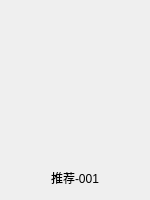
<?xml version="1.0" encoding="UTF-8"?>
<ui version="4.0">
 <class>RecBoxItem</class>
 <widget class="QWidget" name="RecBoxItem">
  <property name="geometry">
   <rect>
    <x>0</x>
    <y>0</y>
    <width>150</width>
    <height>200</height>
   </rect>
  </property>
  <property name="windowTitle">
   <string>Form</string>
  </property>
  <layout class="QVBoxLayout" name="verticalLayout">
   <item>
    <widget class="QWidget" name="musicImageBox" native="true">
     <property name="minimumSize">
      <size>
       <width>0</width>
       <height>150</height>
      </size>
     </property>
     <property name="maximumSize">
      <size>
       <width>16777215</width>
       <height>150</height>
      </size>
     </property>
     <widget class="QLabel" name="recMusicImage">
      <property name="geometry">
       <rect>
        <x>0</x>
        <y>0</y>
        <width>150</width>
        <height>150</height>
       </rect>
      </property>
      <property name="text">
       <string/>
      </property>
     </widget>
     <widget class="QPushButton" name="recMusicBtn">
      <property name="geometry">
       <rect>
        <x>30</x>
        <y>40</y>
        <width>80</width>
        <height>70</height>
       </rect>
      </property>
      <property name="cursor">
       <cursorShape>PointingHandCursor</cursorShape>
      </property>
      <property name="styleSheet">
       <string notr="true">#recMusicBtn{
	border: none;
}</string>
      </property>
      <property name="text">
       <string/>
      </property>
     </widget>
    </widget>
   </item>
   <item>
    <widget class="QLabel" name="recBoxItemText">
     <property name="text">
      <string>推荐-001</string>
     </property>
     <property name="alignment">
      <set>Qt::AlignCenter</set>
     </property>
    </widget>
   </item>
  </layout>
 </widget>
 <resources/>
 <connections/>
</ui>
